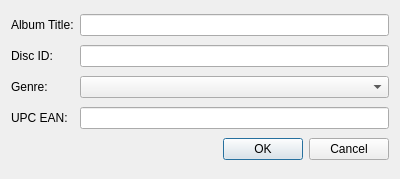
<ui version="4.0" >
 <class>CDTextDialog</class>
 <widget class="QDialog" name="CDTextDialog" >
  <property name="geometry" >
   <rect>
    <x>0</x>
    <y>0</y>
    <width>400</width>
    <height>179</height>
   </rect>
  </property>
  <property name="windowTitle" >
   <string>CD-Text (Disk)</string>
  </property>
  <layout class="QGridLayout" >
   <item row="0" column="0" >
    <widget class="QLabel" name="label" >
     <property name="text" >
      <string>Album Title:</string>
     </property>
    </widget>
   </item>
   <item row="0" column="1" >
    <widget class="QLineEdit" name="lineEditTitle" />
   </item>
   <item row="1" column="0" >
    <widget class="QLabel" name="label_2" >
     <property name="text" >
      <string>Disc ID:</string>
     </property>
    </widget>
   </item>
   <item row="1" column="1" >
    <widget class="QLineEdit" name="lineEditId" />
   </item>
   <item row="2" column="0" >
    <widget class="QLabel" name="label_3" >
     <property name="text" >
      <string>Genre:</string>
     </property>
    </widget>
   </item>
   <item row="2" column="1" >
    <widget class="QComboBox" name="comboBoxGenre" />
   </item>
   <item row="3" column="0" >
    <widget class="QLabel" name="label_4" >
     <property name="text" >
      <string>UPC EAN:</string>
     </property>
    </widget>
   </item>
   <item row="3" column="1" >
    <widget class="QLineEdit" name="lineEditUPC" />
   </item>
   <item row="4" column="0" colspan="2" >
    <widget class="QDialogButtonBox" name="buttonBox" >
     <property name="orientation" >
      <enum>Qt::Horizontal</enum>
     </property>
     <property name="standardButtons" >
      <set>QDialogButtonBox::Cancel|QDialogButtonBox::Ok</set>
     </property>
    </widget>
   </item>
  </layout>
 </widget>
 <resources/>
 <connections>
  <connection>
   <sender>buttonBox</sender>
   <signal>accepted()</signal>
   <receiver>CDTextDialog</receiver>
   <slot>accept()</slot>
   <hints>
    <hint type="sourcelabel" >
     <x>248</x>
     <y>254</y>
    </hint>
    <hint type="destinationlabel" >
     <x>157</x>
     <y>274</y>
    </hint>
   </hints>
  </connection>
  <connection>
   <sender>buttonBox</sender>
   <signal>rejected()</signal>
   <receiver>CDTextDialog</receiver>
   <slot>reject()</slot>
   <hints>
    <hint type="sourcelabel" >
     <x>316</x>
     <y>260</y>
    </hint>
    <hint type="destinationlabel" >
     <x>286</x>
     <y>274</y>
    </hint>
   </hints>
  </connection>
 </connections>
</ui>
